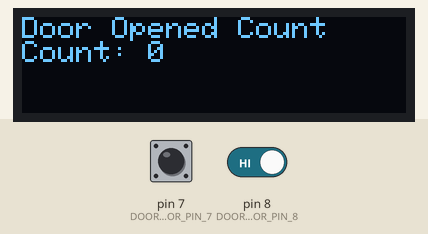
This sketch was run on a simulated Arduino Uno, built with avr-gcc and run on an emulated ATmega328P. Shown: 128×32 one-colour display. The inputs (shaded band) are chosen by the test bench; at power-on: pin 7 (DOOR_SENSOR_PIN_7) HIGH, pin 8 (DOOR_SENSOR_PIN_8) HIGH. The display library's start-up logo is not drawn; what the sketch prints to the serial monitor is not drawn.

Above: at 3.2 s.
3.3 s: pin 7 (DOOR_SENSOR_PIN_7) pulsed LOW 5 times (0.12 s each, 0.3 s apart)
At 3.6 s:
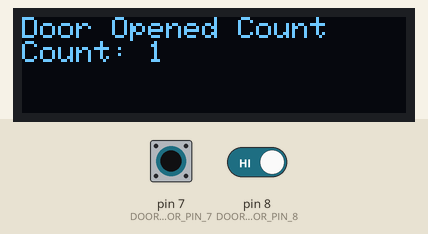
At 6.0 s:
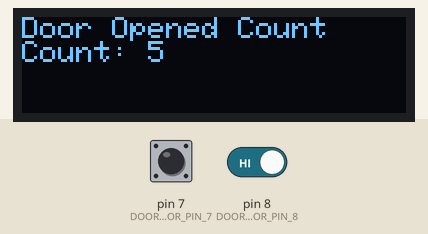
Timing chart, 0 to 7.5 s (numbered marks = the images above; inputs shaded):
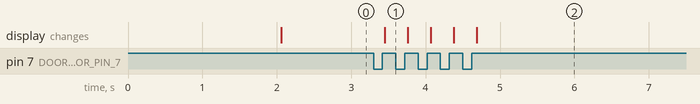

Measured:
- after the input at 3.3 s, the display: changes after 0.15 s (image 1)

The sketch:

magnetic_sensor_oled_1.ino
```cpp
#include <Wire.h>
#include <Adafruit_GFX.h>
#include <Adafruit_SSD1306.h>

#define SCREEN_WIDTH 128 // OLED display width, in pixels
#define SCREEN_HEIGHT 32 // OLED display height, in pixels

// Declaration for an SSD1306 display connected to I2C (SDA, SCL pins)
// The pins for I2C are defined by the Wire-library.
// On an arduino UNO:       A4(SDA), A5(SCL)
// On an arduino MEGA 2560: 20(SDA), 21(SCL)
// On an arduino LEONARDO:   2(SDA),  3(SCL), ...
#define OLED_RESET     4 // Reset pin # (or -1 if sharing Arduino reset pin)
#define SCREEN_ADDRESS 0x3C ///< See datasheet for Address; 0x3D for 128x64, 0x3C for 128x32

Adafruit_SSD1306 display(SCREEN_WIDTH, SCREEN_HEIGHT, &Wire, OLED_RESET);

const int DOOR_SENSOR_PIN_7 = 7;
const int DOOR_SENSOR_PIN_8 = 8;

int counter = 0;
int doorState7 = LOW;
int doorState8 = LOW;
int prevDoorState7 = LOW;
int prevDoorState8 = LOW;


void setup() {
  // SSD1306_SWITCHCAPVCC = generate display voltage from 3.3V internally
  if (!display.begin(SSD1306_SWITCHCAPVCC, SCREEN_ADDRESS)){
    Serial.println(F("SSD1306 allocation failed"));
    exit(0);
  }
  display.display();
  delay(2000);

  Serial.begin(9600);
  pinMode(DOOR_SENSOR_PIN_7, INPUT_PULLUP);
  pinMode(DOOR_SENSOR_PIN_8, INPUT_PULLUP);
  doorState7 = digitalRead(DOOR_SENSOR_PIN_7);
  doorState8 = digitalRead(DOOR_SENSOR_PIN_8);

}

void loop() {
//  doorState7 = digitalRead(DOOR_SENSOR_PIN_7);
//  doorState8 = digitalRead(DOOR_SENSOR_PIN_8);
  doorOpened(prevDoorState7, doorState7, DOOR_SENSOR_PIN_7, 7);
  doorOpened(prevDoorState8, doorState8, DOOR_SENSOR_PIN_8, 8);

  display.clearDisplay();               // Clear buffer
//  delay(2000);                          // Delay by ms where 1000 ms = 1 second
  delay(1);
  display.setTextSize(1);               // Normal 1:1 pixel scale
  display.setTextColor(SSD1306_WHITE);  // Draw white text
  display.setCursor(0,0);               // Start at top-left corner
  display.cp437(true);                  // Use full 256 char 'Code Page 437' font
  display.println(F("Door Opened Count"));    // Text to be shown and added to display buffer

  display.println("Count: " + String(counter));

  display.display();
  delay(1);
//  delay(1000);

}

void doorOpened(int &prevDoorState, int &currentDoorState, int doorSensorPin, int pin) {
  prevDoorState = currentDoorState;
  currentDoorState = digitalRead(doorSensorPin);
  if (prevDoorState == LOW && currentDoorState == HIGH) {
    Serial.println("Door is opened: " + String(pin));
    counter += 1;
  }
}
```
